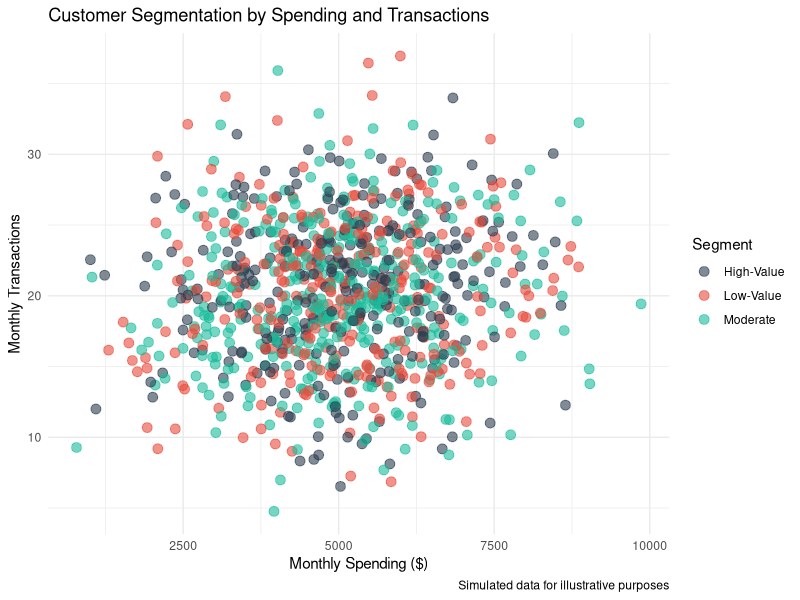

This chart was generated by the following R code:
## ---- chunk 1
# Load libraries
library(ggplot2)
library(dplyr)

# Simulated data for customer segments
set.seed(123)
customers <- data.frame(
  Spending = rnorm(1000, mean = 5000, sd = 1500),
  Transactions = rnorm(1000, mean = 20, sd = 5),
  Segment = sample(c("High-Value", "Moderate", "Low-Value"), 1000, replace = TRUE)
)

# Scatter plot
ggplot(customers, aes(x = Spending, y = Transactions, color = Segment)) +
  geom_point(size = 3, alpha = 0.6) +
  theme_minimal() +
  labs(
    title = "Customer Segmentation by Spending and Transactions",
    x = "Monthly Spending ($)",
    y = "Monthly Transactions",
    caption = "Simulated data for illustrative purposes"
  ) +
  scale_color_manual(values = c("High-Value" = "#2c3e50", "Moderate" = "#1abc9c", "Low-Value" = "#e74c3c"))
